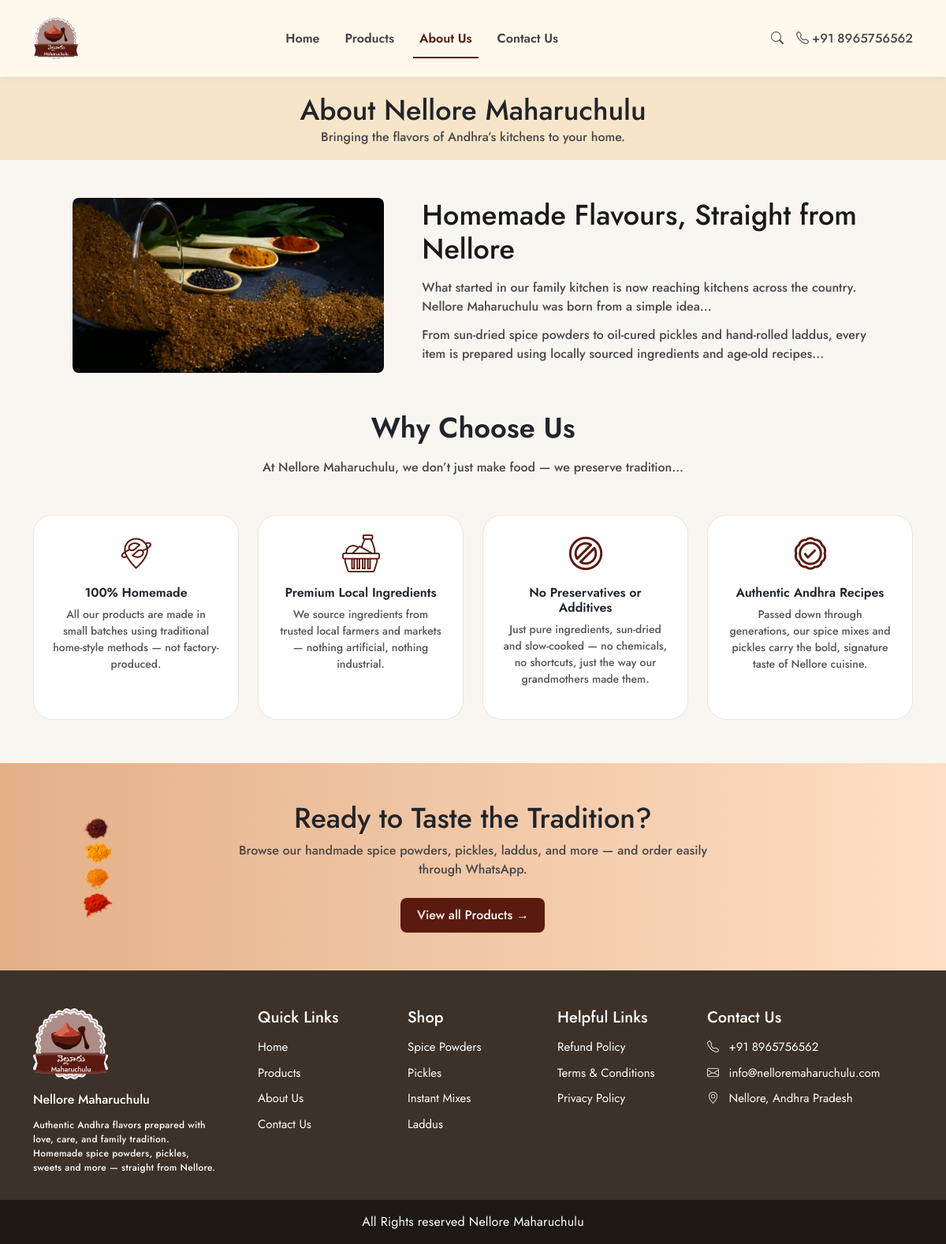
The page /about/ on the database its author committed.
### core/models.py (models this page shows, shortened)
class SiteSetting(models.Model):
    navbar_logo = models.ImageField(
        upload_to='site_logos/',
        null=True,
        blank=True,
        help_text="Upload the image for the main Navbar logo."
    )
    footer_logo = models.ImageField(
        upload_to='site_logos/',
        null=True,
        blank=True,
        help_text="Upload the image for the Footer logo."
    )
    hero_image = models.ImageField(
        upload_to='site_images/',
        null=True,
        blank=True,
        help_text="Upload the hero image for the homepage."
    )
    tradition_image = models.ImageField(
        upload_to='site_images/',
        null=True,
        blank=True,
        help_text="Upload the tradition image for the homepage"
    )
    still_craving_image = models.ImageField(
        upload_to='site_images/',
        null=True,
        blank=True,
        help_text="Upload the still creaving section image for the homepage"
    )
    site_name = models.CharField(max_length=100)
    phone = models.CharField(max_length=20)
    whatsapp_number = models.CharField(max_length=20, default="918965756562", help_text="WhatsApp number without '+'. Used in links.")
    contact_email = models.EmailField()
    location = models.CharField(max_length=255)
    copyright_holder = models.CharField(max_length=100)
    hero_title = models.TextField()
    hero_subtext = models.TextField()
    tradition_title = models.CharField(max_length=255)
    tradition_paragraph1 = models.TextField()
    tradition_paragraph2 = models.TextField()
    best_sellers_title = models.CharField(max_length=255)
    best_sellers_subtitle = models.CharField(max_length=255)
    still_craving_title = models.CharField(max_length=255)
    still_craving_subtext = models.CharField(max_length=255)
    footer_description = models.TextField()
    products_title = models.CharField(
        max_length=255,
        default="Explore Our Products",
        help_text="Title for the products section on the homepage."
    )
    products_subtitle = models.TextField(
        default="Discover everything we make with care, love, and authentic Andhra taste.",
        help_text="Subtitle for the products section."
    )
    class Meta:
        verbose_name = "Site Setting"
        verbose_name_plural = "Site Settings"

class AboutPageContent(models.Model):
    about_main_title = models.CharField(max_length=255, default="About Nellore Maharuchulu")
    about_subtitle = models.CharField(max_length=255, default="Bringing the flavors of Andhra’s kitchens to your home.")
    about_main_image = models.ImageField(upload_to='about/', help_text="Large image for the main story section.")
    about_story_title = models.CharField(max_length=255, default="Homemade Flavours, Straight from Nellore")
    about_story_p1 = models.TextField(default="What started in our family kitchen is now reaching kitchens across the country. Nellore Maharuchulu was born from a simple idea...")
    about_story_p2 = models.TextField(default="From sun-dried spice powders to oil-cured pickles and hand-rolled laddus, every item is prepared using locally sourced ingredients and age-old recipes...")
    why_choose_title = models.CharField(max_length=255, default="Why Choose Us")
    why_choose_subtitle = models.TextField(default="At Nellore Maharuchulu, we don’t just make food — we preserve tradition...")
    taste_title = models.CharField(max_length=255, default="Ready to Taste the Tradition?")
    taste_desc = models.CharField(max_length=255, default="Browse our handmade spice powders, pickles, laddus, and more — and order easily through WhatsApp.")
    taste_image = models.ImageField(upload_to='about/cta/', help_text="Small spice stack image for the CTA section.")
    class Meta:
        verbose_name = "About Page Content"
        verbose_name_plural = "About Page Content"

class WhyChooseReason(models.Model):
    title = models.CharField(max_length=100)
    text = models.TextField(max_length=300)
    icon = models.ImageField(upload_to='about/icons/', help_text="Small icon image for the card (e.g., 48x48)")
    order = models.IntegerField(default=0)
    class Meta:
        verbose_name = "Why Choose Reason"
        verbose_name_plural = "Why Choose Reasons"
        ordering = ['order']

class Category(models.Model):
    category_image =models.ImageField(
    upload_to='category_images/',
    blank=True,
    null=True,
    help_text="Category image for the Categories Section.")
    title = models.CharField(max_length=100)
    slug = models.SlugField(unique=True, blank=True, help_text="URL-friendly version of the title.")
    is_active = models.BooleanField(default=True, help_text="Show this category on the home page and products page.")
    order = models.IntegerField(default=0, help_text="Order in which categories appear.")
    class Meta:
        verbose_name = "Product Category"
        verbose_name_plural = "Product Categories"
        ordering = ['order']

### core/views.py (the view)
# urls.py: path('about/', views.about_view, name='about'),
def about_view(request):
    about_content = get_object_or_404(AboutPageContent, pk=1)
    why_reasons = WhyChooseReason.objects.all().order_by('order')
    context = {
        'about_main_title': about_content.about_main_title,
        'about_subtitle': about_content.about_subtitle,
        'about_main_image': about_content.about_main_image.url if about_content.about_main_image else None,
        'about_story_title': about_content.about_story_title,
        'about_story_p1': about_content.about_story_p1,
        'about_story_p2': about_content.about_story_p2,
        'why_choose_title': about_content.why_choose_title,
        'why_choose_subtitle': about_content.why_choose_subtitle,
        'why_reasons': why_reasons,
        'taste_title': about_content.taste_title,
        'taste_desc': about_content.taste_desc,
        'taste_image': about_content.taste_image.url if about_content.taste_image else None,
    }
    return render(request, 'aboutus.html', context)

### core/templates/aboutus.html (shortened to what this page needs)
{% extends "base.html" %}
{% load static %}
{% block body_class %}page-about{% endblock body_class %}
{% block content %}
<section class="products-section pt-4">
    <div class="container text-center">
        <h2 class="section-title">
            {{ about_main_title }}
        </h2>
        <p class="section-subtitle">
            {{ about_subtitle }}
        </p>
    </div>
</section>
<section class="figma-section">
  <div class="container-fluid figma-container">
    <div class="row align-items-center gx-5">
      <div class="col-lg-5 col-md-12">
        {% if about_main_image %}
          <img src="{{ about_main_image }}" alt="About Image" class="figma-image">
        {% endif %}
      </div>
      <div class="col-lg-7 col-md-12">
        <h2 class="figma-title">
            {{ about_story_title }}
        </h2>
        <p class="figma-paragraph">
            {{ about_story_p1 }}
        </p>
        <p class="figma-paragraph">
            {{ about_story_p2 }}
        </p>
      </div>
    </div>
  </div>
</section>
<section class="why-choose-us">
    <div class="container">
      <div class="text-center mb-5">
        <h2 class="fw-semibold mb-3">
          {{ why_choose_title|default:"Why Choose Us" }}
        </h2>
        <p class="why-subtext mx-auto">
          {{ why_choose_subtitle|default:"At Nellore Maharuchulu, we don’t just make food — we preserve tradition." }}
        </p>
      </div>
      <div class="row g-4 justify-content-center">
        {% for reason in why_reasons %}
          <div class="col-12 col-sm-6 col-lg-3">
            <div class="why-card p-4 text-center h-100">
              <img src="{{ reason.icon.url }}" alt="{{ reason.title }}" width="48" class="mb-3">
              <h6 class="fw-semibold mb-2">{{ reason.title }}</h6>
              <p>{{ reason.text }}</p>
            </div>
          </div>
        {% endfor %}
      </div>
    </div>
</section>
<section class="taste-tradition-section">
    <div class="container pt-12 pb-20">
      <div class="row align-items-center">
        <div class="col-md-2 text-center text-md-start mb-4 mb-md-0">
          {% if taste_image %}
            <img src="{{ taste_image }}" class="spice-stack-img mx-auto mx-md-0">
          {% endif %}
        </div>
        <div class="col-md-8 text-center">
          <h2 class="taste-title">
            {{ taste_title|default:"Ready to Taste the Tradition?" }}
          </h2>
          <p class="taste-desc mt-2">
            {{ taste_desc|default:"Browse our handmade products and order via WhatsApp." }}
          </p>
          <a href="{% url 'products' %}" class="taste-btn mt-4 d-inline-block">
            View all Products →
          </a>
        </div>
      </div>
    </div>
</section>
{% endblock content %}

### core/templates/base.html (shortened to what this page needs)
{% load static %}
<!DOCTYPE html>
<html lang="en">
<head>
    <link href="https://cdn.jsdelivr.net/npm/bootstrap@5.3.0/dist/css/bootstrap.min.css" rel="stylesheet">
    <link href="https://cdn.jsdelivr.net/npm/bootstrap-icons@1.11.1/font/bootstrap-icons.css" rel="stylesheet">
    <link href="https://cdnjs.cloudflare.com/ajax/libs/font-awesome/6.4.0/css/all.min.css" rel="stylesheet">
    <link rel="stylesheet" href="{% static 'css/global.css' %}">
</head>
<body class="{% block body_class %}{% endblock body_class %}">
    {% include 'includes/navbar.html' %}
    <main>
        {% block content %}
        {% endblock content %}
    </main>
    {% include 'includes/footer.html' %}
</body>
</html>

### core/templates/includes/navbar.html (shortened to what this page needs)
{% load static %}
<nav class="navbar navbar-expand-lg py-3 fixed-top">
    <div class="container">
        <a class="navbar-brand" href="{% url 'home' %}">
            {% if site_settings.navbar_logo.url %}
                <img src="{{ site_settings.navbar_logo.url }}" alt="{{ site_name|default:'Brand-Image' }}" height="55">
            {% endif %}
        </a>
        <div class="collapse navbar-collapse" id="navMenu">
            <ul class="navbar-nav mx-auto gap-3 ">
                <li class="nav-item"><a class="nav-link fw-semibold {% if request.resolver_match.url_name == 'home' %}nav-active{% endif %}"   href="{% url 'home' %}">Home</a></li>
                <li class="nav-item"><a class="nav-link fw-semibold {% if request.resolver_match.url_name == 'products' %}nav-active{% endif %} " href="{% url 'products' %}">Products</a></li>
                <li class="nav-item"><a class="nav-link fw-semibold {% if request.resolver_match.url_name == 'about' %}nav-active{% endif %} " href="{% url 'about' %}">About Us</a></li>
                <li class="nav-item"><a class="nav-link fw-semibold {% if request.resolver_match.url_name == 'contact' %}nav-active{% endif %} " href="{% url 'contact' %}">Contact Us</a></li>
            </ul>
            <div class="d-flex gap-3 nav-phone-search ms-lg-4 mt-3 mt-lg-0 justify-content-center">
                <i class="bi bi-search search-icon"></i>
                <div class="d-flex align-items-center">
                    <i class="bi bi-telephone phone-icon-1 me-1"></i>
                    {{site_settings.phone}}
                </div>
            </div>
        </div>
    </div>
</nav>

### core/templates/includes/footer.html
<footer class="footer-main">
    <div class="container pt-5 pb-3">
        <div class="row">
            <div class="col-md-3 mb-4 mb-md-0">
                {% if site_settings.footer_logo %}
                <img src="{{ site_settings.footer_logo.url }}" width="95" class="mb-3" alt="Logo">
                {% endif %}
                <h6 class="footer-text-title">{{site_settings.site_name}}</h6>
                <p class="footer-text">
                    {{ site_settings.footer_description }}
                </p>
            </div>
            <div class="col-md-2 mb-4 mb-md-0">
                <h6 class="footer-title ">Quick Links</h6>
                <ul class="footer-links">
                    <li><a href="{% url 'home' %}">Home</a></li>
                    <li><a href="{% url 'products' %}">Products</a></li>
                    <li><a href="{% url 'about' %}">About Us</a></li>
                    <li><a href="{% url 'contact' %}">Contact Us</a></li>
                </ul>
            </div>
            <div class="col-md-2 mb-4 mb-md-0">
                <h6 class="footer-title">Shop</h6>
                <ul class="footer-links">
                    {% for cat in global_categories %}
                    <li><a href="{% url 'products' %}?category={{ cat.slug }}">{{ cat.title }}</a></li>
                    {% endfor %}
                </ul>
            </div>
            <div class="col-md-2 mb-4 mb-md-0">
                <h6 class="footer-title">Helpful Links</h6>
                <ul class="footer-links">
                    <li><a href="{% url 'refund_policy'%}">Refund Policy</a></li>
                    <li><a href="{% url 'terms_conditions'%}">Terms & Conditions</a></li>
                    <li><a href="{% url 'privacy_policy'%}">Privacy Policy</a></li>
                </ul>
            </div>
            <div class="col-md-3">
                <h6 class="footer-title">Contact Us</h6>
                <ul class="footer-links">
                    <li><i class="bi bi-telephone phone-icon me-2"></i> {{ site_settings.phone }}</li>
                    <li><i class="bi bi-envelope mail-icon me-2"></i> <a href="mailto:{{ site_settings.contact_email }}">{{ site_settings.contact_email}}</a></li>
                    <li><i class="bi bi-geo-alt location-icon me-2"></i> {{ site_settings.location}}</li>
                </ul>
            </div>
        </div>
    </div>
    <div class="footer-bottom text-center py-3">
        All Rights reserved {{ site_settings.copyright_holder }}
    </div>
</footer>

### rows shown on the page
SiteSetting: navbar_logo (picture), phone "+91 8965756562", footer_logo (picture), site_name "Nellore Maharuchulu", footer_description "Authentic Andhra flavors prepared with love, care, and family tradition. Homemade spice powders, pickles, sweets and more — straight from Nellore.", contact_email "info@nelloremaharuchulu.com", location "Nellore, Andhra Pradesh", copyright_holder "Nellore Maharuchulu"
AboutPageContent: about_main_title "About Nellore Maharuchulu", about_subtitle "Bringing the flavors of Andhra’s kitchens to your home.", about_story_title "Homemade Flavours, Straight from Nellore", about_story_p1 "What started in our family kitchen is now reaching kitchens across the country. Nellore Maharuchulu was born from a simple idea...", about_story_p2 "From sun-dried spice powders to oil-cured pickles and hand-rolled laddus, every item is prepared using locally sourced ingredients and age-old recipes...", why_choose_title "Why Choose Us", why_choose_subtitle "At Nellore Maharuchulu, we don’t just make food — we preserve tradition...", taste_title "Ready to Taste the Tradition?", taste_desc "Browse our handmade spice powders, pickles, laddus, and more — and order easily through WhatsApp."
WhyChooseReason: icon (picture), title "100% Homemade", text "All our products are made in small batches using traditional home-style methods — not factory-produced."
WhyChooseReason: icon (picture), title "Premium Local Ingredients", text "We source ingredients from trusted local farmers and markets — nothing artificial, nothing industrial."
WhyChooseReason: icon (picture), title "No Preservatives or Additives", text "Just pure ingredients, sun-dried and slow-cooked — no chemicals, no shortcuts, just the way our grandmothers made them."
WhyChooseReason: icon (picture), title "Authentic Andhra Recipes", text "Passed down through generations, our spice mixes and pickles carry the bold, signature taste of Nellore cuisine."
Category: title "Spice Powders"
Category: title "Pickles"
Category: title "Instant Mixes"
Category: title "Laddus"
